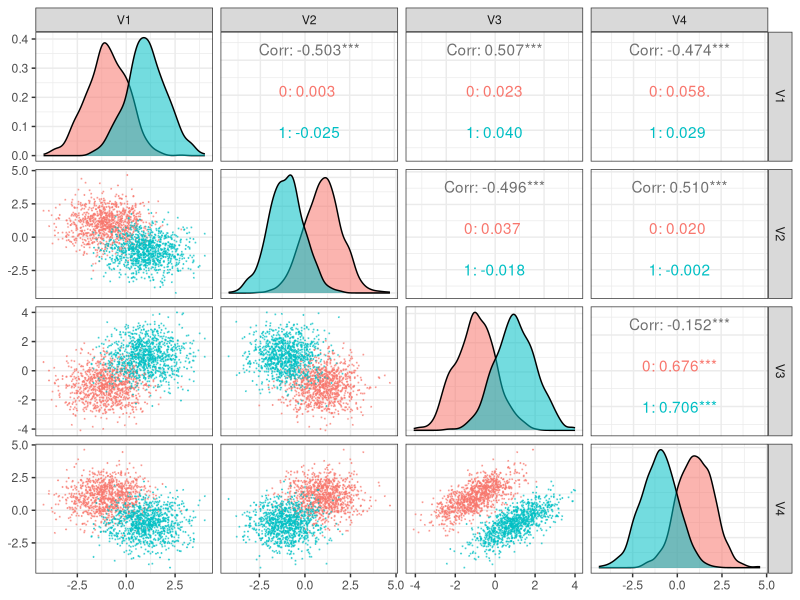
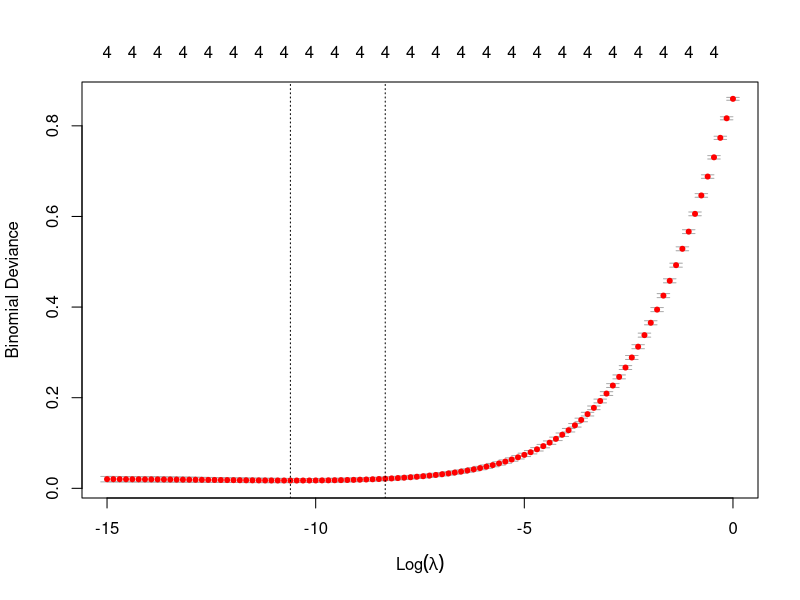

The R source for these figures, in order: (Note: this script raises an error after producing the figures.)
## ---- chunk 1
library(dplyr)
library(ggplot2)
## ---- chunk 2
set.seed(10)
N <- 1000
r <- 0.7
y <- rep(c(0,1),each=N)
V <- Matrix::bdiag(diag(2),matrix(c(1,r,r,1),2))
X <- rbind(
  MASS::mvrnorm(N,c(-1, 1,-1, 1),V),
  MASS::mvrnorm(N,c( 1,-1, 1,-1),V)
)
## ---- chunk 3
p <- GGally::ggpairs(bind_cols(class=factor(y),as_tibble(X)),
                     columns=2:5,
                     aes(colour=class,alpha=0.5),
                     progress=FALSE,
                     lower=list(continuous=GGally::wrap("points",size=0.1,alpha=0.5))) + theme_bw()
print(p)
## ---- chunk 4
ridge <- glmnet::cv.glmnet( # 
  X,y,family="binomial",alpha=0,
  lambda=exp(seq(-15,0,len=100))
)
plot(ridge) 
alasso <- glmnet::glmnet(
  X,y,family="binomial",alpha=1,
  penalty=(1/abs(coef(ridge,"lambda.1se"))[-1]),
  lambda=exp(seq(-8,0,len=150))
)
b2 <- with(alasso, min(lambda[df==2])) # best lambda at df=2
## ---- chunk 5
col <- 4
path <- alasso$beta %>% as.matrix() %>% t %>% 
  as_tibble() %>% mutate(lambda=alasso$lambda) %>% 
  gather(key=Variable,value=Coefficient,-(col+1)) %>%
  ggplot(aes(x=log(lambda),y=Coefficient,color=Variable)) + 
  geom_line(size=1) + theme_minimal() + 
  ggsci::scale_color_d3("category20")
print(path)
## ---- chunk 6
w <- coef(alasso,s=b2)
pal <- rep(c("salmon","skyblue"),each=N)
op <- par(mfrow=c(4,4),mai=c(0.6,0.6,0.1,0.1))
for(i in 1:4) for(j in 1:4) {
  amp <- sqrt(sum(w[c(i+1,j+1)]^2))
  plot(X[,c(i,j)],pch=16,asp=1,col=pal,cex=0.4,xlab=i,ylab=j,axes=FALSE)
  arrows(0,0,2*w[i+1]/amp,2*w[j+1]/amp,length=0.1)
  if(w[j+1]==0) {abline(v=0); next}
  abline(-w[1]/w[j+1],-w[i+1]/w[j+1])
}
par(op)
